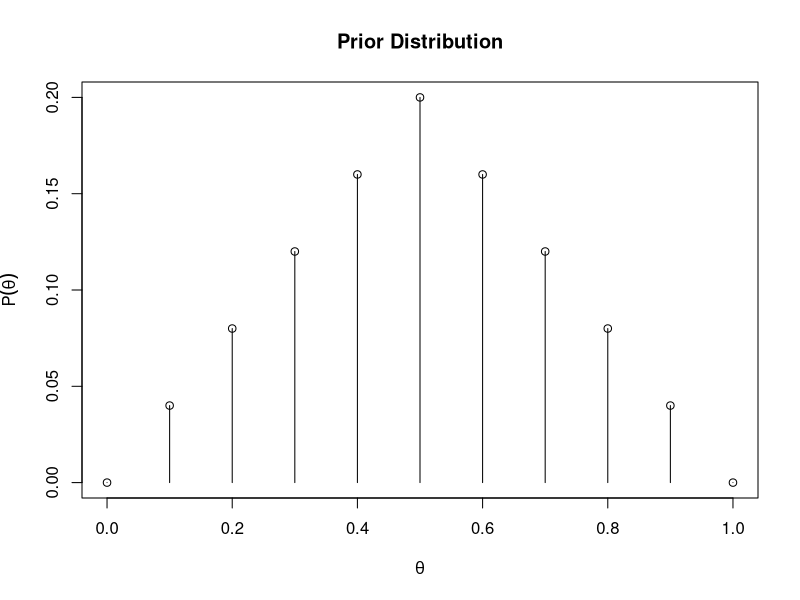
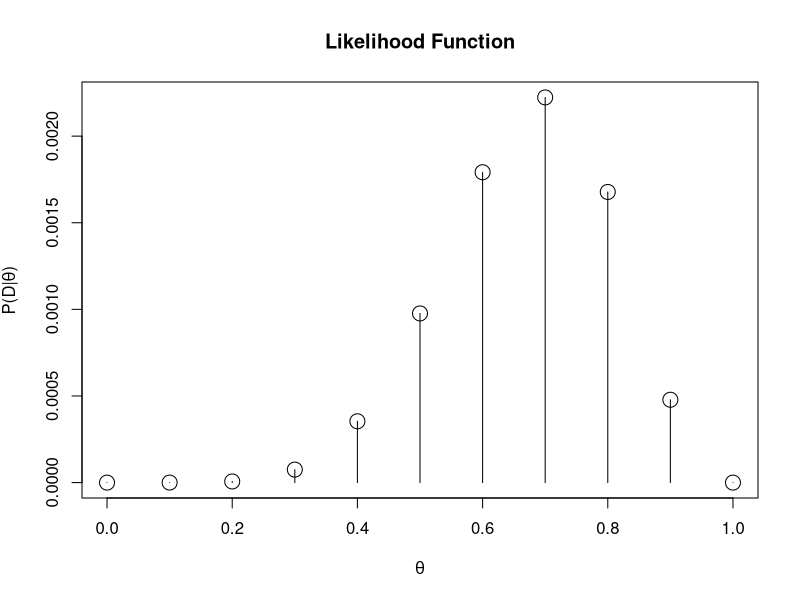
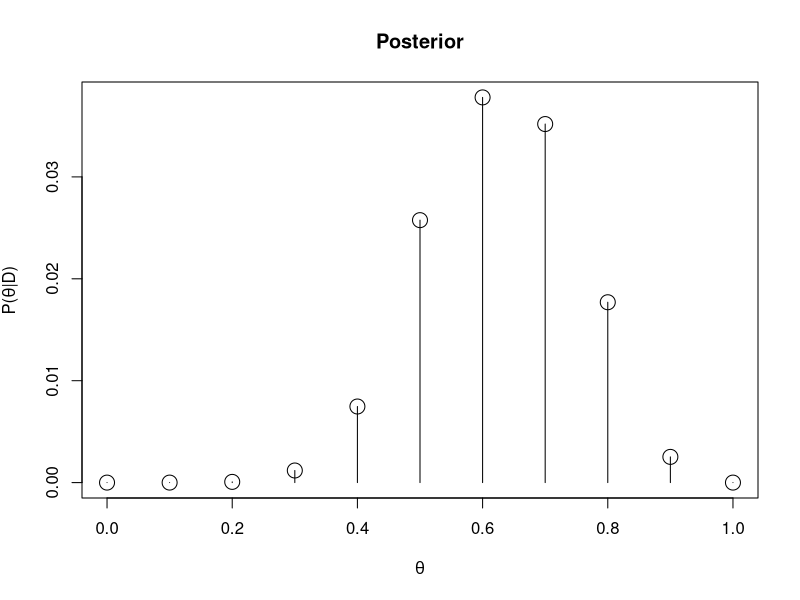

Reproduce these figures in R, in order.
#Bayesian Inference Coin Flipping 

#1. define outcomes
heads = 1
tails = 0

#2. define probabilistic model for the data (likelihood)-
#   we decide to use the binomial distribution
#   probabilities of getting 0,1,2 etc heads is given below
dbinom(c(0,1,2), size=2, prob= 0.5) #fair coin
dbinom(c(0,1,2), size=2, prob= 0.6) #biased towards heads
dbinom(0:10, size=10, prob = 0.50) # 10 coin flips with fair coin
       
#3. define the prior distribution
#   define the space of all theta values
theta = seq(0,1,length=11) #e.g 0,1,0,2 etc fair coin is 0.5
theta
#   turn the values into a triangular function(symmetric aspect)
probs = pmin(theta, 1-theta)
probs
#   normalize the probabilities to get prior probabilities
prior  = probs/sum(probs)
prior

#4. collect the data and update the likelihood
nHeads = 7
nTails = 3
likelihood = theta^nHeads*(1-theta)^nTails
likelihood
prior # to compare with the likehood based on data observed

#5. apply Bayes Theorem to update the posterior
posterior = (likelihood*prior)/sum(likelihood)
posterior

#6. plot the prior, posterior, likelihood
plot(theta,
     prior,
     main="Prior Distribution",
     type= 'h',
     xlab=expression(theta),
     ylab=expression(P(theta)))
points(theta,prior)
plot(theta,
     likelihood,
     main="Likelihood Function",
     type= 'h',
     xlab=expression(theta),
     ylab=expression(paste("P(D|", theta, ")")))
points(theta, likelihood, cex=2)
plot(theta,
     posterior,
     main="Posterior",
     type= 'h',
     xlab=expression(theta),
     ylab=expression(paste("P(", theta, "|D)")))
points(theta, posterior, cex=2)
